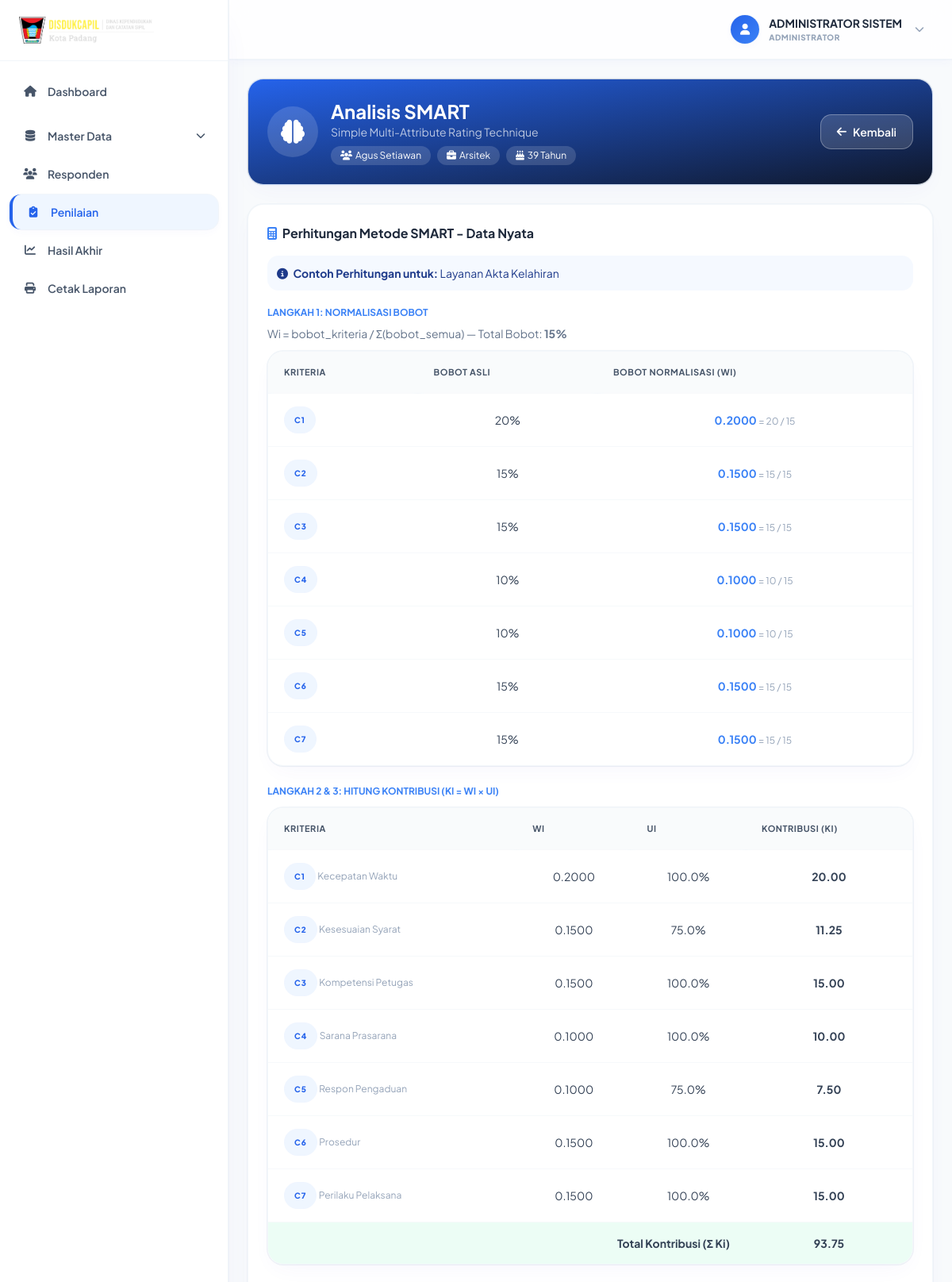
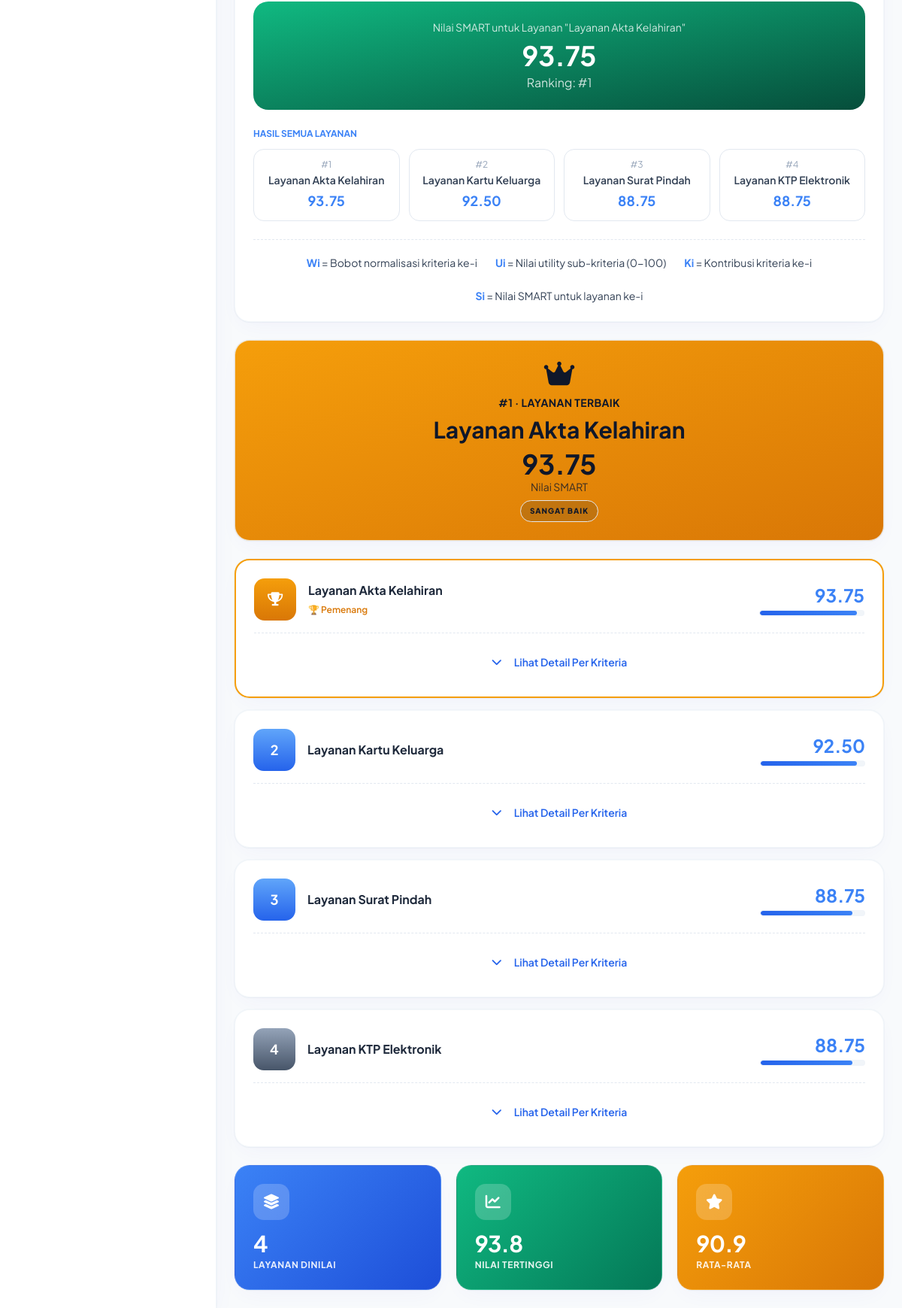
/index.php?controller=penilaian&action=detailSmart&id_responden=11 (signed in), run on the app's committed database (2 pictures, top to bottom).
### tables this page shows
CREATE TABLE `responden` (
  `id_responden` int NOT NULL,
  `nama_lengkap` varchar(100) DEFAULT NULL,
  `usia` int DEFAULT NULL,
  `pekerjaan` varchar(50) DEFAULT NULL,
  `tanggal_isi` datetime DEFAULT CURRENT_TIMESTAMP
);

CREATE TABLE `alternatif` (
  `id_alternatif` int NOT NULL,
  `kode_alternatif` varchar(10) NOT NULL,
  `nama_layanan` varchar(100) NOT NULL,
  `keterangan` text,
  `created_at` timestamp NULL DEFAULT CURRENT_TIMESTAMP
);

CREATE TABLE `kriteria` (
  `id_kriteria` int NOT NULL,
  `kode_kriteria` varchar(10) NOT NULL,
  `nama_kriteria` varchar(100) NOT NULL,
  `pertanyaan` text NOT NULL,
  `bobot` int NOT NULL,
  `jenis` enum('benefit','cost') DEFAULT 'benefit',
  `created_at` timestamp NULL DEFAULT CURRENT_TIMESTAMP
);

CREATE TABLE `penilaian` (
  `id_penilaian` int NOT NULL,
  `id_responden` int NOT NULL,
  `id_alternatif` int NOT NULL,
  `id_kriteria` int NOT NULL,
  `id_sub` int NOT NULL
);

CREATE TABLE `sub_kriteria` (
  `id_sub` int NOT NULL,
  `id_kriteria` int NOT NULL,
  `nama_pilihan` varchar(50) NOT NULL,
  `nilai_utility` float NOT NULL
);

### views/penilaian/detail_smart.php (the view, shortened to what the rows shown need)
<?php
$responden = $data['responden'];
$hasil_smart = $data['hasil_smart'];
$normalized_weights = $data['normalized_weights'];
?>
<?php include('template/layout_admin_head.php'); ?>
<?php include('template/layout_admin_chrome.php'); ?>
<div class="card-gov !bg-gradient-to-br !from-gov-blue-800 !to-gov-blue-950 !text-white mb-6">
  <div class="flex items-center justify-between flex-wrap gap-4">
    <div class="flex items-center gap-4">
      <div class="flex h-16 w-16 items-center justify-center rounded-full bg-white/15 text-3xl"><i class="fas fa-brain"></i></div>
      <div>
        <h1 class="font-sans text-2xl font-bold">Analisis SMART</h1>
        <p class="text-white/70 text-sm mb-2">Simple Multi-Attribute Rating Technique</p>
        <div class="flex flex-wrap gap-2">
          <span class="text-xs bg-white/15 rounded-full px-3 py-1"><i class="fas fa-users mr-1"></i><?= htmlspecialchars($responden['nama_lengkap']) ?></span>
          <span class="text-xs bg-white/15 rounded-full px-3 py-1"><i class="fas fa-briefcase mr-1"></i><?= htmlspecialchars($responden['pekerjaan']) ?></span>
          <span class="text-xs bg-white/15 rounded-full px-3 py-1"><i class="fas fa-birthday-cake mr-1"></i><?= $responden['usia'] ?> Tahun</span>
        </div>
      </div>
    </div>
    <a href="index.php?controller=penilaian&action=index" class="btn-gov !bg-white/15 !text-white !shadow-none border border-white/30 hover:!bg-white/25">
      <i class="fas fa-arrow-left"></i> Kembali
    </a>
  </div>
</div>
<?php if (!empty($hasil_smart)):
  $sample_hasil = $hasil_smart[0];
  $total_bobot_real = 0;
  foreach ($sample_hasil['detail_kriteria'] as $k) {
    foreach ($data['penilaians'] as $p) {
      if ($p['id_kriteria'] == $k['id_kriteria']) {
        foreach ($kriterias ?? [] as $kr) {
          if ($kr['id_kriteria'] == $k['id_kriteria']) { $total_bobot_real = $kr['bobot']; break 2; }
        }
        break;
      }
    }
  }
?>
  <div class="card-gov mb-6">
    <h3 class="font-bold text-slate-800 mb-4"><i class="fas fa-calculator text-gov-blue-700 mr-1"></i> Perhitungan Metode SMART - Data Nyata</h3>
    <div class="rounded-gov bg-gov-blue-100/60 text-gov-blue-900 p-3 mb-5 text-sm">
      <i class="fas fa-info-circle mr-1"></i> <strong>Contoh Perhitungan untuk:</strong> <?= htmlspecialchars($sample_hasil['nama_layanan']) ?>
    </div>
    <p class="text-xs font-bold text-gov-blue-700 uppercase mb-2">Langkah 1: Normalisasi Bobot</p>
    <p class="text-sm text-slate-500 mb-3">Wi = bobot_kriteria / Σ(bobot_semua) — Total Bobot: <strong><?= $total_bobot_real ?>%</strong></p>
    <div class="table-gov-wrap mb-6">
      <div class="table-gov-scroll">
        <table class="table-gov">
          <thead><tr><th>Kriteria</th><th>Bobot Asli</th><th>Bobot Normalisasi (Wi)</th></tr></thead>
          <tbody>
            <?php foreach ($sample_hasil['detail_kriteria'] as $detail):
              $bobot_asli = 0;
              foreach ($kriterias ?? [] as $kr) { if ($kr['id_kriteria'] == $detail['id_kriteria']) { $bobot_asli = $kr['bobot']; break; } }
              $bobot_norm = $normalized_weights[$detail['id_kriteria']] ?? 0;
            ?>
              <tr>
                <td><span class="badge-gov-primary"><?= htmlspecialchars($detail['kode_kriteria']) ?></span></td>
                <td class="text-center"><?= $bobot_asli ?>%</td>
                <td class="text-center"><strong class="text-gov-blue-700"><?= number_format($bobot_norm, 4) ?></strong> <span class="text-xs text-slate-400">= <?= $bobot_asli ?> / <?= $total_bobot_real ?></span></td>
              </tr>
            <?php endforeach; ?>
          </tbody>
        </table>
      </div>
    </div>
    <p class="text-xs font-bold text-gov-blue-700 uppercase mb-3">Langkah 2 & 3: Hitung Kontribusi (Ki = Wi × Ui)</p>
    <div class="table-gov-wrap mb-6">
      <div class="table-gov-scroll">
        <table class="table-gov">
          <thead><tr><th>Kriteria</th><th>Wi</th><th>Ui</th><th>Kontribusi (Ki)</th></tr></thead>
          <tbody>
            <?php
              $total_kontribusi_sample = 0;
              foreach ($sample_hasil['detail_kriteria'] as $detail):
                $bobot_norm = $normalized_weights[$detail['id_kriteria']] ?? 0;
                $nilai_util = $detail['nilai_utility'];
                $kontribusi = $bobot_norm * $nilai_util;
                $total_kontribusi_sample += $kontribusi;
            ?>
              <tr>
                <td><span class="badge-gov-primary"><?= htmlspecialchars($detail['kode_kriteria']) ?></span> <span class="text-xs text-slate-400"><?= htmlspecialchars($detail['nama_kriteria']) ?></span></td>
                <td class="text-center"><?= number_format($bobot_norm, 4) ?></td>
                <td class="text-center"><?= number_format($nilai_util, 1) ?>%</td>
                <td class="text-center font-bold text-gov-blue-700"><?= number_format($kontribusi, 2) ?></td>
              </tr>
            <?php endforeach; ?>
            <tr class="!bg-emerald-50 font-bold">
              <td colspan="3" class="text-right">Total Kontribusi (Σ Ki)</td>
              <td class="text-center text-gov-green-700"><?= number_format($total_kontribusi_sample, 2) ?></td>
            </tr>
          </tbody>
        </table>
      </div>
    </div>
    <div class="rounded-gov-lg bg-gradient-to-br from-gov-green-700 to-emerald-900 text-white p-6 text-center mb-6">
      <p class="text-sm text-white/80 mb-2">Nilai SMART untuk Layanan "<?= htmlspecialchars($sample_hasil['nama_layanan']) ?>"</p>
      <p class="text-4xl font-bold"><?= number_format($sample_hasil['nilai_smart'], 2) ?></p>
      <p class="text-white/80 mt-1">Ranking: #<?= array_search($sample_hasil['id_alternatif'], array_column($hasil_smart, 'id_alternatif')) + 1 ?></p>
    </div>
    <p class="text-xs font-bold text-gov-blue-700 uppercase mb-3">Hasil Semua Layanan</p>
    <div class="grid grid-cols-2 sm:grid-cols-4 gap-3">
      <?php foreach ($hasil_smart as $idx => $hasil): ?>
        <div class="rounded-gov border border-slate-200 p-3 text-center">
          <p class="text-xs text-slate-400">#<?= $idx + 1 ?></p>
          <p class="text-sm font-semibold text-slate-700 leading-tight my-1"><?= htmlspecialchars($hasil['nama_layanan']) ?></p>
          <p class="text-lg font-bold text-gov-blue-700"><?= number_format($hasil['nilai_smart'], 2) ?></p>
        </div>
      <?php endforeach; ?>
    </div>
    <div class="flex flex-wrap gap-6 justify-center mt-6 pt-5 border-t border-dashed border-slate-200 text-sm">
      <span><strong class="text-gov-blue-700">Wi</strong> = Bobot normalisasi kriteria ke-i</span>
      <span><strong class="text-gov-blue-700">Ui</strong> = Nilai utility sub-kriteria (0-100)</span>
      <span><strong class="text-gov-blue-700">Ki</strong> = Kontribusi kriteria ke-i</span>
      <span><strong class="text-gov-blue-700">Si</strong> = Nilai SMART untuk layanan ke-i</span>
    </div>
  </div>
  <?php
    $winner = $hasil_smart[0];
    $ket = $winner['nilai_smart'] >= 80 ? 'Sangat Baik' : ($winner['nilai_smart'] >= 60 ? 'Baik' : ($winner['nilai_smart'] >= 40 ? 'Cukup' : ($winner['nilai_smart'] >= 20 ? 'Kurang' : 'Sangat Kurang')));
  ?>
  <div class="card-gov !bg-gradient-to-br !from-gov-gold-400 !to-gov-gold-600 !text-gov-blue-950 text-center mb-6">
    <i class="fas fa-crown text-4xl mb-2"></i>
    <p class="font-bold uppercase tracking-wide text-sm">#1 &middot; Layanan Terbaik</p>
    <h2 class="font-sans text-3xl font-bold my-2"><?= htmlspecialchars($winner['nama_layanan']) ?></h2>
    <p class="text-4xl font-bold"><?= number_format($winner['nilai_smart'], 2) ?></p>
    <p class="text-sm opacity-80 mb-2">Nilai SMART</p>
    <span class="badge-gov" style="background:rgba(11,31,58,0.15); color:#0F172A;"><?= $ket ?></span>
  </div>
  <div class="space-y-4 mb-6">
    <?php foreach ($hasil_smart as $index => $hasil): $rank = $index + 1; $is_winner = $rank === 1; ?>
      <div class="card-gov <?= $is_winner ? '!border-gov-gold-400 border-2' : '' ?>">
        <div class="flex items-center justify-between flex-wrap gap-4">
          <div class="flex items-center gap-4">
            <div class="flex h-14 w-14 items-center justify-center rounded-gov text-white font-bold text-lg
                        <?= $is_winner ? 'bg-gradient-to-b from-gov-gold-400 to-gov-gold-600 text-gov-blue-950' : ($rank <= 3 ? 'bg-gradient-to-b from-gov-blue-600 to-gov-blue-800' : 'bg-gradient-to-b from-slate-400 to-slate-600') ?>">
              <?= $is_winner ? '<i class="fas fa-trophy"></i>' : $rank ?>
            </div>
            <div>
              <h3 class="font-bold text-slate-800"><?= htmlspecialchars($hasil['nama_layanan']) ?></h3>
              <?php if ($is_winner): ?><span class="text-xs text-gov-gold-600 font-semibold">🏆 Pemenang</span><?php endif; ?>
            </div>
          </div>
          <div class="text-right min-w-[140px]">
            <p class="text-2xl font-bold text-gov-blue-700"><?= number_format($hasil['nilai_smart'], 2) ?></p>
            <div class="bar-gov-track mt-1"><div class="bar-gov-fill" style="width: <?= $hasil['nilai_smart'] ?>%"></div></div>
          </div>
        </div>
        <div class="mt-4 pt-4 border-t border-dashed border-slate-200">
          <button class="btn-gov-ghost w-full justify-center" type="button" onclick="toggleDetails('<?= $hasil['id_alternatif'] ?>', this)">
            <i class="fas fa-chevron-down mr-2" id="icon-<?= $hasil['id_alternatif'] ?>"></i>
            <span>Lihat Detail Per Kriteria</span>
          </button>
        </div>
      </div>
    <?php endforeach; ?>
  </div>
  <div class="grid grid-cols-1 sm:grid-cols-3 gap-5">
    <div class="card-gov-stat card-gov-stat-blue">
      <div class="card-gov-stat-icon"><i class="fas fa-layer-group"></i></div>
      <p class="card-gov-stat-value"><?= count($hasil_smart) ?></p>
      <p class="card-gov-stat-label">Layanan Dinilai</p>
    </div>
    <div class="card-gov-stat card-gov-stat-green">
      <div class="card-gov-stat-icon"><i class="fas fa-chart-line"></i></div>
      <p class="card-gov-stat-value"><?= number_format($winner['nilai_smart'], 1) ?></p>
      <p class="card-gov-stat-label">Nilai Tertinggi</p>
    </div>
    <div class="card-gov-stat card-gov-stat-gold">
      <div class="card-gov-stat-icon"><i class="fas fa-star"></i></div>
      <p class="card-gov-stat-value"><?= number_format(array_sum(array_column($hasil_smart, 'nilai_smart')) / count($hasil_smart), 1) ?></p>
      <p class="card-gov-stat-label">Rata-rata</p>
    </div>
  </div>
<?php endif; ?>
<?php include('template/layout_admin_foot.php'); ?>

### data on the page
responden: nama_lengkap "Agus Setiawan", pekerjaan "Arsitek", usia "39"
alternatif: nama_layanan "Layanan Akta Kelahiran"
kriteria: bobot "15"
penilaian: id_kriteria.kode_kriteria "C1", id_kriteria.bobot "20", id_kriteria "0.2000", id_kriteria.nama_kriteria "Kecepatan Waktu", id_sub.nilai_utility "100.0", id_kriteria.nilai_utility "20.00", id_alternatif "1", id_alternatif.nama_layanan "Layanan Akta Kelahiran", nilai_smart "93.75", shows "🏆 Pemenang"
penilaian: id_kriteria.kode_kriteria "C2", id_kriteria.bobot "15", id_kriteria "0.1500", id_kriteria.nama_kriteria "Kesesuaian Syarat", id_sub.nilai_utility "75.0", id_kriteria.nilai_utility "11.25"
penilaian: id_kriteria.kode_kriteria "C3", id_kriteria.bobot "15", id_kriteria "0.1500", id_kriteria.nama_kriteria "Kompetensi Petugas", id_sub.nilai_utility "100.0", id_kriteria.nilai_utility "15.00"
penilaian: id_kriteria.kode_kriteria "C4", id_kriteria.bobot "10", id_kriteria "0.1000", id_kriteria.nama_kriteria "Sarana Prasarana", id_sub.nilai_utility "100.0", id_kriteria.nilai_utility "10.00"
penilaian: id_kriteria.kode_kriteria "C5", id_kriteria.bobot "10", id_kriteria "0.1000", id_kriteria.nama_kriteria "Respon Pengaduan", id_sub.nilai_utility "75.0", id_kriteria.nilai_utility "7.50"
penilaian: id_kriteria.kode_kriteria "C6", id_kriteria.bobot "15", id_kriteria "0.1500", id_kriteria.nama_kriteria "Prosedur", id_sub.nilai_utility "100.0", id_kriteria.nilai_utility "15.00"
penilaian: id_kriteria.kode_kriteria "C7", id_kriteria.bobot "15", id_kriteria "0.1500", id_kriteria.nama_kriteria "Perilaku Pelaksana", id_sub.nilai_utility "100.0", id_kriteria.nilai_utility "15.00"
penilaian: id_alternatif.nama_layanan "Layanan Kartu Keluarga", nilai_smart "92.50", rank "2", $hasil['nilai_smart'] 92.5 (drawn)
penilaian: id_alternatif.nama_layanan "Layanan KTP Elektronik", nilai_smart "88.75", rank "4"

### other printed values
$nama "ADMINISTRATOR SISTEM"
$roleDisplay "ADMINISTRATOR"
$total_kontribusi_sample "93.75"
$sample_hasil['nilai_smart'] "93.75"
$hasil['nama_layanan'] "Layanan Surat Pindah"
$hasil['nilai_smart'] "88.75"
$winner['nilai_smart'] "93.75"
$ket "SANGAT BAIK"
$rank "3"
count($hasil_smart) "4"
$winner['nilai_smart'] "93.8"
